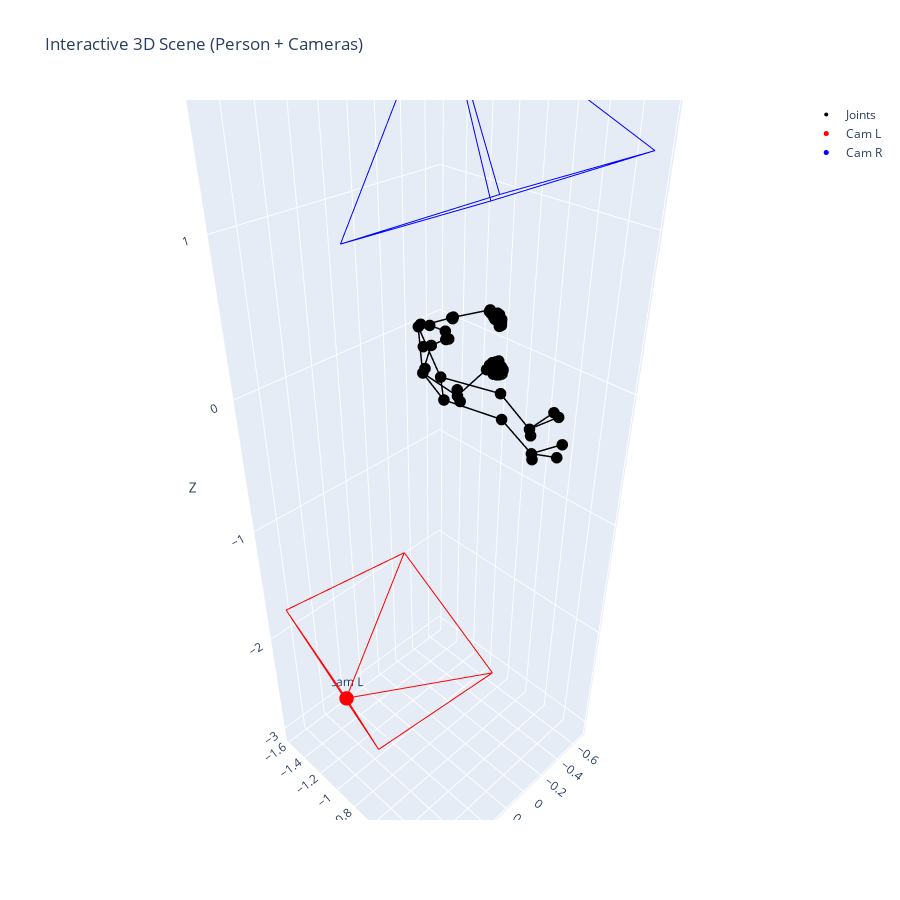

The cell this chart's notebook holds for it:
### Code cell
# kpts3d_left: (J,3)   左视角的 3D kpt（已经以骨盆对齐）
# pred_cam_t_left, pred_cam_t_right: (3,)
# s, R_RL, t_RL: 用 Umeyama 求出的 右→左 相似变换

# 世界系 = 左人系
s = 1.0
R_RL = R 
t_RL = t
# t_RL = right_outputs[0]['pred_cam_t'] # TODO：为什么直接用这个比较准确呢？刚体变换的 t_RL 不准确？

C_L_world = -left_outputs[0]['pred_cam_t']

C_R_person = -right_outputs[0]['pred_cam_t']
C_R_world = s * (R_RL @ C_R_person) + t_RL
# C_R_person[0] = -C_R_person[0]
# C_R_person[2] = -C_R_person[2]
# C_R_world = C_R_person


kpts_world = A_aligned  # 直接把左视角的人当作世界里的骨架

# 骨架拓扑按你自己的 joint 顺序来，这里只是例子
plot_scene(kpts_world, C_L_world, C_R_world,
           edges=visualizer.skeleton,
           fov_deg=60,
           frustum_depth=1.0,
           title="Person-centered world with left/right cameras")

plot_scene_interactive(kpts_world, C_L_world, C_R_world,
					   edges=visualizer.skeleton,fov_deg=60,
					   frustum_depth=1.0,
					   title="Interactive 3D Scene (Person + Cameras)")

### Figure 1 — Plotly figure (JSON) as saved in the notebook; plotly's stock layout.template omitted (floating-point values rounded to 4 significant figures)
{"data": [{"marker": {"color": "black", "size": 4}, "mode": "markers", "name": "Joints", "type": "scatter3d", "x": [-0.4782, -0.4999, -0.4931, -0.4411, -0.4232, -0.271, -0.2478, -0.3334, -0.2956, 0.002931, 0.01581, -0.06629, -0.06613, 0.07428, 0.07854, -0.09938, -0.05538, 0.117, -0.09781, -0.04496, 0.1192, -0.6003, -0.5894, -0.5742, -0.5534, -0.6109, -0.6119, -0.6125, -0.6019, -0.6129, -0.6111, -0.609, -0.5933, -0.5897, -0.5893, -0.5893, -0.5764, -0.5697, -0.5675, -0.5658, -0.5578, -0.535, -0.6558, -0.6343, -0.6035, -0.5756, -0.6818, -0.6681, -0.6493, -0.6181, -0.6805, -0.6653, -0.6464, -0.6114, -0.6667, -0.6521, -0.6329, -0.601, -0.6417, -0.6278, -0.6134, -0.5913, -0.5449, -0.3286, -0.2762, -0.3489, -0.3214, -0.3099, -0.2868, -0.3028], "y": [-1.292, -1.34, -1.338, -1.418, -1.414, -1.326, -1.339, -1.067, -1.09, -0.8618, -0.8769, -0.4588, -0.4766, -0.1162, -0.1387, -0.04023, -0.03749, -0.07671, -0.0809, -0.077, -0.09682, -1.003, -1.006, -1.016, -1.011, -0.9695, -0.9716, -0.9731, -0.9838, -0.9581, -0.9564, -0.9543, -0.9605, -0.9521, -0.9468, -0.9418, -0.9493, -0.9376, -0.9355, -0.9359, -0.942, -0.9884, -1.002, -1.007, -1.012, -1.011, -0.9994, -1.012, -1.024, -1.031, -0.9832, -0.9955, -1.009, -1.02, -0.971, -0.9814, -0.9949, -1.006, -0.9573, -0.9666, -0.9774, -0.9889, -1.009, -1.037, -1.059, -1.085, -1.107, -1.346, -1.359, -1.352], "z": [-0.01334, -0.04292, 0.02202, -0.09422, 0.0618, -0.2006, 0.1407, -0.2944, 0.2726, -0.09134, 0.06658, -0.08062, 0.08653, -0.08522, 0.06734, -0.07235, -0.1368, -0.08356, 0.09028, 0.1453, 0.06378, 0.1868, 0.2066, 0.2334, 0.2539, 0.1604, 0.1792, 0.2024, 0.2354, 0.1554, 0.1757, 0.1995, 0.236, 0.1599, 0.1787, 0.2029, 0.2356, 0.1714, 0.1887, 0.2073, 0.2332, 0.2789, -0.1345, -0.1343, -0.1305, -0.1371, -0.1863, -0.1871, -0.1857, -0.1712, -0.2002, -0.2032, -0.2047, -0.1918, -0.1973, -0.2035, -0.2085, -0.1991, -0.2095, -0.2131, -0.2128, -0.2023, -0.1585, -0.3212, 0.2945, -0.2604, 0.2516, -0.1903, 0.1373, -0.02722]}, {"line": {"color": "black", "width": 3}, "mode": "lines", "name": "bone", "showlegend": false, "type": "scatter3d", "x": [0.07428, -0.06629], "y": [-0.1162, -0.4588], "z": [-0.08522, -0.08062]}, {"line": {"color": "black", "width": 3}, "mode": "lines", "name": "bone", "showlegend": false, "type": "scatter3d", "x": [-0.06629, 0.002931], "y": [-0.4588, -0.8618], "z": [-0.08062, -0.09134]}, {"line": {"color": "black", "width": 3}, "mode": "lines", "name": "bone", "showlegend": false, "type": "scatter3d", "x": [0.07854, -0.06613], "y": [-0.1387, -0.4766], "z": [0.06734, 0.08653]}, {"line": {"color": "black", "width": 3}, "mode": "lines", "name": "bone", "showlegend": false, "type": "scatter3d", "x": [-0.06613, 0.01581], "y": [-0.4766, -0.8769], "z": [0.08653, 0.06658]}, {"line": {"color": "black", "width": 3}, "mode": "lines", "name": "bone", "showlegend": false, "type": "scatter3d", "x": [0.002931, 0.01581], "y": [-0.8618, -0.8769], "z": [-0.09134, 0.06658]}, {"line": {"color": "black", "width": 3}, "mode": "lines", "name": "bone", "showlegend": false, "type": "scatter3d", "x": [-0.271, 0.002931], "y": [-1.326, -0.8618], "z": [-0.2006, -0.09134]}, {"line": {"color": "black", "width": 3}, "mode": "lines", "name": "bone", "showlegend": false, "type": "scatter3d", "x": [-0.2478, 0.01581], "y": [-1.339, -0.8769], "z": [0.1407, 0.06658]}, {"line": {"color": "black", "width": 3}, "mode": "lines", "name": "bone", "showlegend": false, "type": "scatter3d", "x": [-0.271, -0.2478], "y": [-1.326, -1.339], "z": [-0.2006, 0.1407]}, {"line": {"color": "black", "width": 3}, "mode": "lines", "name": "bone", "showlegend": false, "type": "scatter3d", "x": [-0.271, -0.3334], "y": [-1.326, -1.067], "z": [-0.2006, -0.2944]}, {"line": {"color": "black", "width": 3}, "mode": "lines", "name": "bone", "showlegend": false, "type": "scatter3d", "x": [-0.2478, -0.2956], "y": [-1.339, -1.09], "z": [0.1407, 0.2726]}, {"line": {"color": "black", "width": 3}, "mode": "lines", "name": "bone", "showlegend": false, "type": "scatter3d", "x": [-0.3334, -0.5449], "y": [-1.067, -1.009], "z": [-0.2944, -0.1585]}, {"line": {"color": "black", "width": 3}, "mode": "lines", "name": "bone", "showlegend": false, "type": "scatter3d", "x": [-0.2956, -0.535], "y": [-1.09, -0.9884], "z": [0.2726, 0.2789]}, {"line": {"color": "black", "width": 3}, "mode": "lines", "name": "bone", "showlegend": false, "type": "scatter3d", "x": [-0.4999, -0.4931], "y": [-1.34, -1.338], "z": [-0.04292, 0.02202]}, {"line": {"color": "black", "width": 3}, "mode": "lines", "name": "bone", "showlegend": false, "type": "scatter3d", "x": [-0.4782, -0.4999], "y": [-1.292, -1.34], "z": [-0.01334, -0.04292]}, {"line": {"color": "black", "width": 3}, "mode": "lines", "name": "bone", "showlegend": false, "type": "scatter3d", "x": [-0.4782, -0.4931], "y": [-1.292, -1.338], "z": [-0.01334, 0.02202]}, {"line": {"color": "black", "width": 3}, "mode": "lines", "name": "bone", "showlegend": false, "type": "scatter3d", "x": [-0.4999, -0.4411], "y": [-1.34, -1.418], "z": [-0.04292, -0.09422]}, {"line": {"color": "black", "width": 3}, "mode": "lines", "name": "bone", "showlegend": false, "type": "scatter3d", "x": [-0.4931, -0.4232], "y": [-1.338, -1.414], "z": [0.02202, 0.0618]}, {"line": {"color": "black", "width": 3}, "mode": "lines", "name": "bone", "showlegend": false, "type": "scatter3d", "x": [-0.4411, -0.271], "y": [-1.418, -1.326], "z": [-0.09422, -0.2006]}, {"line": {"color": "black", "width": 3}, "mode": "lines", "name": "bone", "showlegend": false, "type": "scatter3d", "x": [-0.4232, -0.2478], "y": [-1.414, -1.339], "z": [0.0618, 0.1407]}, {"line": {"color": "black", "width": 3}, "mode": "lines", "name": "bone", "showlegend": false, "type": "scatter3d", "x": [0.07428, -0.09938], "y": [-0.1162, -0.04023], "z": [-0.08522, -0.07235]}, {"line": {"color": "black", "width": 3}, "mode": "lines", "name": "bone", "showlegend": false, "type": "scatter3d", "x": [0.07428, -0.05538], "y": [-0.1162, -0.03749], "z": [-0.08522, -0.1368]}, {"line": {"color": "black", "width": 3}, "mode": "lines", "name": "bone", "showlegend": false, "type": "scatter3d", "x": [0.07428, 0.117], "y": [-0.1162, -0.07671], "z": [-0.08522, -0.08356]}, {"line": {"color": "black", "width": 3}, "mode": "lines", "name": "bone", "showlegend": false, "type": "scatter3d", "x": [0.07854, -0.09781], "y": [-0.1387, -0.0809], "z": [0.06734, 0.09028]}, {"line": {"color": "black", "width": 3}, "mode": "lines", "name": "bone", "showlegend": false, "type": "scatter3d", "x": [0.07854, -0.04496], "y": [-0.1387, -0.077], "z": [0.06734, 0.1453]}, {"line": {"color": "black", "width": 3}, "mode": "lines", "name": "bone", "showlegend": false, "type": "scatter3d", "x": [0.07854, 0.1192], "y": [-0.1387, -0.09682], "z": [0.06734, 0.06378]}, {"line": {"color": "black", "width": 3}, "mode": "lines", "name": "bone", "showlegend": false, "type": "scatter3d", "x": [-0.5449, -0.5756], "y": [-1.009, -1.011], "z": [-0.1585, -0.1371]}, {"line": {"color": "black", "width": 3}, "mode": "lines", "name": "bone", "showlegend": false, "type": "scatter3d", "x": [-0.5756, -0.6035], "y": [-1.011, -1.012], "z": [-0.1371, -0.1305]}, {"line": {"color": "black", "width": 3}, "mode": "lines", "name": "bone", "showlegend": false, "type": "scatter3d", "x": [-0.6035, -0.6343], "y": [-1.012, -1.007], "z": [-0.1305, -0.1343]}, {"line": {"color": "black", "width": 3}, "mode": "lines", "name": "bone", "showlegend": false, "type": "scatter3d", "x": [-0.6343, -0.6558], "y": [-1.007, -1.002], "z": [-0.1343, -0.1345]}, {"line": {"color": "black", "width": 3}, "mode": "lines", "name": "bone", "showlegend": false, "type": "scatter3d", "x": [-0.5449, -0.6181], "y": [-1.009, -1.031], "z": [-0.1585, -0.1712]}, {"line": {"color": "black", "width": 3}, "mode": "lines", "name": "bone", "showlegend": false, "type": "scatter3d", "x": [-0.6181, -0.6493], "y": [-1.031, -1.024], "z": [-0.1712, -0.1857]}, {"line": {"color": "black", "width": 3}, "mode": "lines", "name": "bone", "showlegend": false, "type": "scatter3d", "x": [-0.6493, -0.6681], "y": [-1.024, -1.012], "z": [-0.1857, -0.1871]}, {"line": {"color": "black", "width": 3}, "mode": "lines", "name": "bone", "showlegend": false, "type": "scatter3d", "x": [-0.6681, -0.6818], "y": [-1.012, -0.9994], "z": [-0.1871, -0.1863]}, {"line": {"color": "black", "width": 3}, "mode": "lines", "name": "bone", "showlegend": false, "type": "scatter3d", "x": [-0.5449, -0.6114], "y": [-1.009, -1.02], "z": [-0.1585, -0.1918]}, {"line": {"color": "black", "width": 3}, "mode": "lines", "name": "bone", "showlegend": false, "type": "scatter3d", "x": [-0.6114, -0.6464], "y": [-1.02, -1.009], "z": [-0.1918, -0.2047]}, {"line": {"color": "black", "width": 3}, "mode": "lines", "name": "bone", "showlegend": false, "type": "scatter3d", "x": [-0.6464, -0.6653], "y": [-1.009, -0.9955], "z": [-0.2047, -0.2032]}, {"line": {"color": "black", "width": 3}, "mode": "lines", "name": "bone", "showlegend": false, "type": "scatter3d", "x": [-0.6653, -0.6805], "y": [-0.9955, -0.9832], "z": [-0.2032, -0.2002]}, {"line": {"color": "black", "width": 3}, "mode": "lines", "name": "bone", "showlegend": false, "type": "scatter3d", "x": [-0.5449, -0.601], "y": [-1.009, -1.006], "z": [-0.1585, -0.1991]}, {"line": {"color": "black", "width": 3}, "mode": "lines", "name": "bone", "showlegend": false, "type": "scatter3d", "x": [-0.601, -0.6329], "y": [-1.006, -0.9949], "z": [-0.1991, -0.2085]}, {"line": {"color": "black", "width": 3}, "mode": "lines", "name": "bone", "showlegend": false, "type": "scatter3d", "x": [-0.6329, -0.6521], "y": [-0.9949, -0.9814], "z": [-0.2085, -0.2035]}, {"line": {"color": "black", "width": 3}, "mode": "lines", "name": "bone", "showlegend": false, "type": "scatter3d", "x": [-0.6521, -0.6667], "y": [-0.9814, -0.971], "z": [-0.2035, -0.1973]}, {"line": {"color": "black", "width": 3}, "mode": "lines", "name": "bone", "showlegend": false, "type": "scatter3d", "x": [-0.5449, -0.5913], "y": [-1.009, -0.9889], "z": [-0.1585, -0.2023]}, {"line": {"color": "black", "width": 3}, "mode": "lines", "name": "bone", "showlegend": false, "type": "scatter3d", "x": [-0.5913, -0.6134], "y": [-0.9889, -0.9774], "z": [-0.2023, -0.2128]}, {"line": {"color": "black", "width": 3}, "mode": "lines", "name": "bone", "showlegend": false, "type": "scatter3d", "x": [-0.6134, -0.6278], "y": [-0.9774, -0.9666], "z": [-0.2128, -0.2131]}, {"line": {"color": "black", "width": 3}, "mode": "lines", "name": "bone", "showlegend": false, "type": "scatter3d", "x": [-0.6278, -0.6417], "y": [-0.9666, -0.9573], "z": [-0.2131, -0.2095]}, {"line": {"color": "black", "width": 3}, "mode": "lines", "name": "bone", "showlegend": false, "type": "scatter3d", "x": [-0.535, -0.5534], "y": [-0.9884, -1.011], "z": [0.2789, 0.2539]}, {"line": {"color": "black", "width": 3}, "mode": "lines", "name": "bone", "showlegend": false, "type": "scatter3d", "x": [-0.5534, -0.5742], "y": [-1.011, -1.016], "z": [0.2539, 0.2334]}, {"line": {"color": "black", "width": 3}, "mode": "lines", "name": "bone", "showlegend": false, "type": "scatter3d", "x": [-0.5742, -0.5894], "y": [-1.016, -1.006], "z": [0.2334, 0.2066]}, {"line": {"color": "black", "width": 3}, "mode": "lines", "name": "bone", "showlegend": false, "type": "scatter3d", "x": [-0.5894, -0.6003], "y": [-1.006, -1.003], "z": [0.2066, 0.1868]}, {"line": {"color": "black", "width": 3}, "mode": "lines", "name": "bone", "showlegend": false, "type": "scatter3d", "x": [-0.535, -0.6019], "y": [-0.9884, -0.9838], "z": [0.2789, 0.2354]}, {"line": {"color": "black", "width": 3}, "mode": "lines", "name": "bone", "showlegend": false, "type": "scatter3d", "x": [-0.6019, -0.6125], "y": [-0.9838, -0.9731], "z": [0.2354, 0.2024]}, {"line": {"color": "black", "width": 3}, "mode": "lines", "name": "bone", "showlegend": false, "type": "scatter3d", "x": [-0.6125, -0.6119], "y": [-0.9731, -0.9716], "z": [0.2024, 0.1792]}, {"line": {"color": "black", "width": 3}, "mode": "lines", "name": "bone", "showlegend": false, "type": "scatter3d", "x": [-0.6119, -0.6109], "y": [-0.9716, -0.9695], "z": [0.1792, 0.1604]}, {"line": {"color": "black", "width": 3}, "mode": "lines", "name": "bone", "showlegend": false, "type": "scatter3d", "x": [-0.535, -0.5933], "y": [-0.9884, -0.9605], "z": [0.2789, 0.236]}, {"line": {"color": "black", "width": 3}, "mode": "lines", "name": "bone", "showlegend": false, "type": "scatter3d", "x": [-0.5933, -0.609], "y": [-0.9605, -0.9543], "z": [0.236, 0.1995]}, {"line": {"color": "black", "width": 3}, "mode": "lines", "name": "bone", "showlegend": false, "type": "scatter3d", "x": [-0.609, -0.6111], "y": [-0.9543, -0.9564], "z": [0.1995, 0.1757]}, {"line": {"color": "black", "width": 3}, "mode": "lines", "name": "bone", "showlegend": false, "type": "scatter3d", "x": [-0.6111, -0.6129], "y": [-0.9564, -0.9581], "z": [0.1757, 0.1554]}, {"line": {"color": "black", "width": 3}, "mode": "lines", "name": "bone", "showlegend": false, "type": "scatter3d", "x": [-0.535, -0.5764], "y": [-0.9884, -0.9493], "z": [0.2789, 0.2356]}, {"line": {"color": "black", "width": 3}, "mode": "lines", "name": "bone", "showlegend": false, "type": "scatter3d", "x": [-0.5764, -0.5893], "y": [-0.9493, -0.9418], "z": [0.2356, 0.2029]}, {"line": {"color": "black", "width": 3}, "mode": "lines", "name": "bone", "showlegend": false, "type": "scatter3d", "x": [-0.5893, -0.5893], "y": [-0.9418, -0.9468], "z": [0.2029, 0.1787]}, {"line": {"color": "black", "width": 3}, "mode": "lines", "name": "bone", "showlegend": false, "type": "scatter3d", "x": [-0.5893, -0.5897], "y": [-0.9468, -0.9521], "z": [0.1787, 0.1599]}, {"line": {"color": "black", "width": 3}, "mode": "lines", "name": "bone", "showlegend": false, "type": "scatter3d", "x": [-0.535, -0.5578], "y": [-0.9884, -0.942], "z": [0.2789, 0.2332]}, {"line": {"color": "black", "width": 3}, "mode": "lines", "name": "bone", "showlegend": false, "type": "scatter3d", "x": [-0.5578, -0.5658], "y": [-0.942, -0.9359], "z": [0.2332, 0.2073]}, {"line": {"color": "black", "width": 3}, "mode": "lines", "name": "bone", "showlegend": false, "type": "scatter3d", "x": [-0.5658, -0.5675], "y": [-0.9359, -0.9355], "z": [0.2073, 0.1887]}, {"line": {"color": "black", "width": 3}, "mode": "lines", "name": "bone", "showlegend": false, "type": "scatter3d", "x": [-0.5675, -0.5697], "y": [-0.9355, -0.9376], "z": [0.1887, 0.1714]}, {"line": {"color": "red"}, "mode": "lines", "showlegend": false, "type": "scatter3d", "x": [0.4545, -0.2122], "y": [-1.503, -0.5414], "z": [-2.993, -2.448]}, {"line": {"color": "red"}, "mode": "lines", "showlegend": false, "type": "scatter3d", "x": [0.4545, 0.9294], "y": [-1.503, -0.5414], "z": [-2.993, -2.275]}, {"line": {"color": "red"}, "mode": "lines", "showlegend": false, "type": "scatter3d", "x": [0.4545, 0.8523], "y": [-1.503, -1.576], "z": [-2.993, -1.767]}, {"line": {"color": "red"}, "mode": "lines", "showlegend": false, "type": "scatter3d", "x": [0.4545, -0.2893], "y": [-1.503, -1.576], "z": [-2.993, -1.94]}, {"line": {"color": "red"}, "mode": "lines", "showlegend": false, "type": "scatter3d", "x": [-0.2122, 0.9294], "y": [-0.5414, -0.5414], "z": [-2.448, -2.275]}, {"line": {"color": "red"}, "mode": "lines", "showlegend": false, "type": "scatter3d", "x": [0.9294, 0.8523], "y": [-0.5414, -1.576], "z": [-2.275, -1.767]}, {"line": {"color": "red"}, "mode": "lines", "showlegend": false, "type": "scatter3d", "x": [0.8523, -0.2893], "y": [-1.576, -1.576], "z": [-1.767, -1.94]}, {"line": {"color": "red"}, "mode": "lines", "showlegend": false, "type": "scatter3d", "x": [-0.2893, -0.2122], "y": [-1.576, -0.5414], "z": [-1.94, -2.448]}, {"marker": {"color": "red", "size": 5}, "mode": "markers+text", "name": "Cam L", "text": ["Cam L"], "textposition": "top center", "type": "scatter3d", "x": [0.4545], "y": [-1.503], "z": [-2.993]}, {"line": {"color": "blue"}, "mode": "lines", "showlegend": false, "type": "scatter3d", "x": [-0.09377, 0.5123], "y": [-0.9971, -0.04655], "z": [2.097, 1.468]}, {"line": {"color": "blue"}, "mode": "lines", "showlegend": false, "type": "scatter3d", "x": [-0.09377, -0.6413], "y": [-0.9971, -0.04655], "z": [2.097, 1.416]}, {"line": {"color": "blue"}, "mode": "lines", "showlegend": false, "type": "scatter3d", "x": [-0.09377, -0.6191], "y": [-0.9971, -1.09], "z": [2.097, 0.9212]}, {"line": {"color": "blue"}, "mode": "lines", "showlegend": false, "type": "scatter3d", "x": [-0.09377, 0.5344], "y": [-0.9971, -1.09], "z": [2.097, 0.9728]}, {"line": {"color": "blue"}, "mode": "lines", "showlegend": false, "type": "scatter3d", "x": [0.5123, -0.6413], "y": [-0.04655, -0.04655], "z": [1.468, 1.416]}, {"line": {"color": "blue"}, "mode": "lines", "showlegend": false, "type": "scatter3d", "x": [-0.6413, -0.6191], "y": [-0.04655, -1.09], "z": [1.416, 0.9212]}, {"line": {"color": "blue"}, "mode": "lines", "showlegend": false, "type": "scatter3d", "x": [-0.6191, 0.5344], "y": [-1.09, -1.09], "z": [0.9212, 0.9728]}, {"line": {"color": "blue"}, "mode": "lines", "showlegend": false, "type": "scatter3d", "x": [0.5344, 0.5123], "y": [-1.09, -0.04655], "z": [0.9728, 1.468]}, {"marker": {"color": "blue", "size": 5}, "mode": "markers+text", "name": "Cam R", "text": ["Cam R"], "textposition": "top center", "type": "scatter3d", "x": [-0.09377], "y": [-0.9971], "z": [2.097]}], "layout": {"height": 900, "scene": {"aspectmode": "data", "xaxis": {"title": {"text": "X"}}, "yaxis": {"title": {"text": "Y"}}, "zaxis": {"title": {"text": "Z"}}}, "title": {"text": "Interactive 3D Scene (Person + Cameras)"}, "width": 900}}
